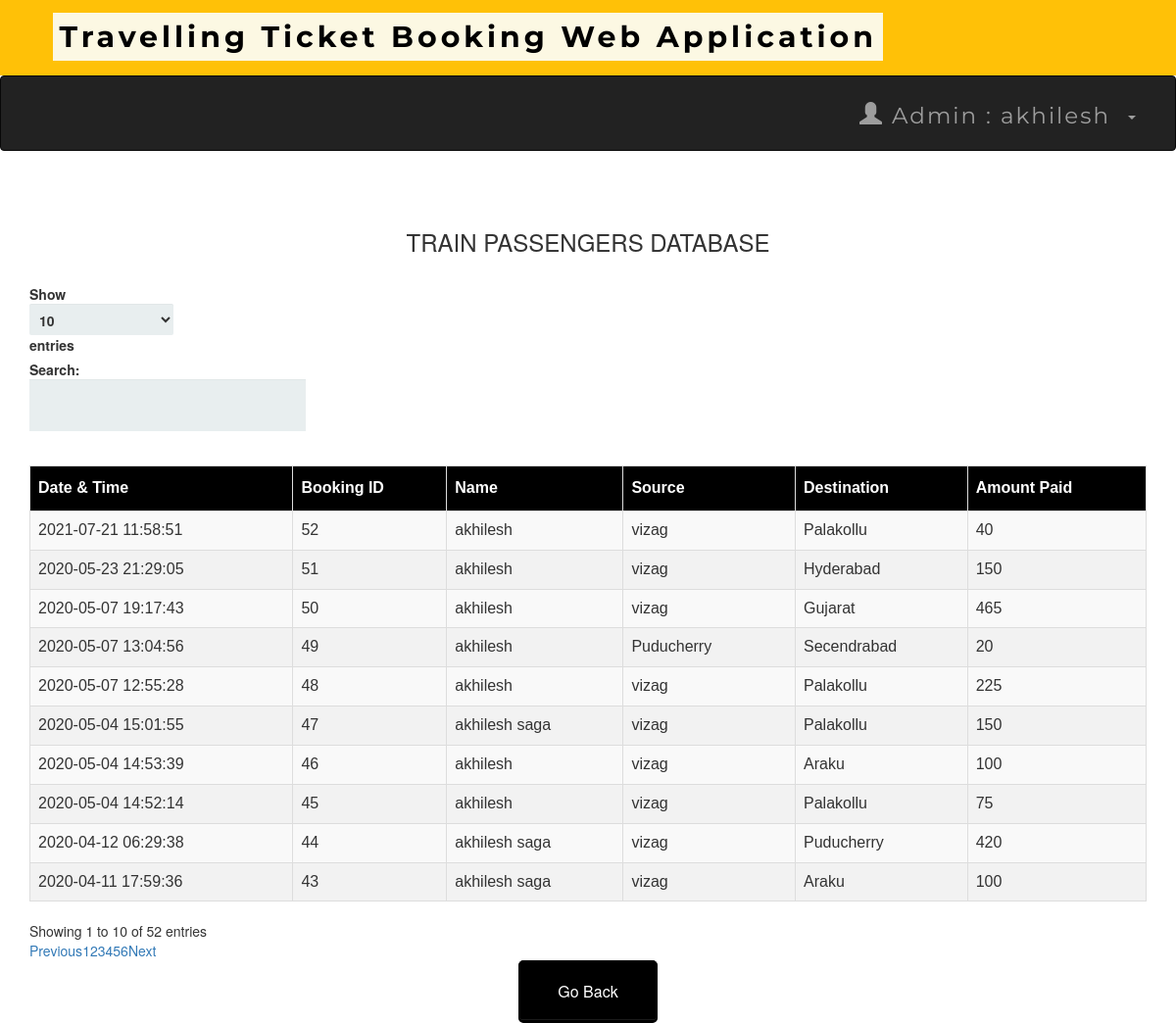
/admintraindb.php (signed in), run on the app's committed database.
### tables this page shows
CREATE TABLE `transactions` (
  `T_No.` int(10) NOT NULL,
  `email` varchar(50) NOT NULL,
  `source` varchar(50) NOT NULL,
  `dest` varchar(50) NOT NULL,
  `Name` varchar(50) NOT NULL,
  `Class` varchar(25) NOT NULL,
  `Type` varchar(25) NOT NULL,
  `NoOfpass` int(11) NOT NULL,
  `card_no` int(25) NOT NULL,
  `expmonth` int(2) NOT NULL,
  `expyear` int(2) NOT NULL,
  `cvv` int(3) NOT NULL,
  `pin` int(4) NOT NULL,
  `Date` datetime NOT NULL DEFAULT current_timestamp(),
  `Amt` int(10) NOT NULL,
  `Route` varchar(25) NOT NULL
);

### admintraindb.php (the view, shortened to what this page needs)
<?php
include 'connect.php' ;
include 'adminheader.php';
?>
 <!DOCTYPE html>
 <html>
 <link rel='stylesheet' href='index.css'>
      <head>
           <link rel="stylesheet" href="https://maxcdn.bootstrapcdn.com/bootstrap/3.3.6/css/bootstrap.min.css" />
           <link rel="stylesheet" href="https://cdn.datatables.net/1.10.12/css/dataTables.bootstrap.min.css" />
      </head>
      <body>
           <br /><br />
           <div class="container">
                <h3 align="center">TRAIN PASSENGERS DATABASE</h3>
                <br />
                <div class="table-responsive">
                     <table id="data" class="table table-striped table-bordered">
                          <thead>
                               <tr>
                                    <th> Date & Time</th>
                                    <th> Booking ID  </th>
                                    <th> Name </th>
                                    <th> Source </th>
                                    <th> Destination </th>
                                    <th> Amount Paid</th>
                               </tr>
                          </thead>
                          <tbody>
  <?php
   $result = mysqli_query($connect , "select * From transactions");
  while ($row = mysqli_fetch_assoc($result)):
  ?>
  <tr>
    <td><?php echo $row['Date']; ?></td>
    <td><?php echo $row['T_No.']; ?></td>
    <td><?php echo $row['Name']; ?></td>
    <td><?php echo $row['source']; ?></td>
    <td><?php echo $row['dest']; ?></td>
    <td><?php echo $row['Amt']; ?></td>
    </tr>
  <?php endwhile; ?>
</tbody>
                     </table>
                </div>
           </div>
      </body>
 </html>
<table align='center'>
<tr>
  <td><a href='admin.php'><button style="background-color: black ; border-color:black "  ><span style="color:white">Go Back </span> </button></a></td>
 </tr>

### adminheader.php (shortened to what this page needs)
<head>
  <link rel="stylesheet" href="https://maxcdn.bootstrapcdn.com/bootstrap/3.4.0/css/bootstrap.min.css">
  <link rel="stylesheet" href="https://maxcdn.bootstrapcdn.com/bootstrap/3.4.1/css/bootstrap.min.css">
   <link rel="stylesheet" href="https://maxcdn.bootstrapcdn.com/bootstrap/3.4.1/css/bootstrap.min.css">
</head>
<nav  class="navvvvvvbar navvvvvvbar-default navvvvvvbar-fixed-top">
      <div  class="  navvvvvvbar-brand navvvvvvbar-center"><b>&nbsp&nbsp&nbsp<mark>Travelling Ticket Booking Web Application</mark></b>
</nav>
<nav class="navbar navbar-inverse">
  <div class="container-fluid">
    <div class="collapse navbar-collapse " id="myNavbar">
      <ul class="nav navbar-nav navbar-right">
         <li class="dropdown"><a class="dropdown-toggle" data-toggle="dropdown" href="#"><span class="glyphicon glyphicon-user"></span>
        Admin : <?php  echo " ". $_SESSION['name'] ."" ?> &nbsp<span class="caret"></span></a>
              </div>
    </div>
</nav>
</html>

### index.css (style rules this page uses)
*, *:before, *:after { -moz-box-sizing: border-box; -webkit-box-sizing: border-box; box-sizing: border-box; }
a { text-decoration:none; }
td { text-align: center; }
button { padding: 19px 39px 18px 39px; color: #FFF; background-color: #a8db34; font-size: 18px; text-align: center; font-style: normal; border-radius: 5px; width: 100%; border: 1px solid #71db34; border-width: 1px 1px 3px; box-shadow: 0 -1px 0 rgba(255,255,255,0.1) inset; margin-bottom: 10px; }

### adminheader.php (style rules this page uses)
.navbar { margin-bottom: 50px; border-radius: 0; font-family: Montserrat, sans-serif; margin-bottom: 0; border: 0; font-size: 23px !important; letter-spacing: 2px; opacity: 2; padding: 10px; }
.navvvvvvbar { font-family: Montserrat, sans-serif; margin-bottom: 0; background-color: #FFC107; border: 0; font-size: 30px !important; letter-spacing: 4px; text-align: left; padding: 17px; color:black; font-weight: 40000; }

### admintraindb.php (style rules this page uses)
table#data { font-size:16px; font-family: "Trebuchet MS", Arial, Helvetica, sans-serif; border-collapse: collapse; border-spacing: 0; width: 100%; }
#data td, #data th { border: 1px solid #ddd; text-align: left; padding: 8px; }
#data tr:nth-child(even) { background-color: #f2f2f2 }
#data th { padding-top: 11px; padding-bottom: 11px; background-color: black; color: white; }

### data on the page
transactions: Date "2020-04-11 17:59:36", value "43", Name "akhilesh saga", source "vizag", dest "Araku", Amt "100"
transactions: Date "2020-04-12 06:29:38", value "44", Name "akhilesh saga", source "vizag", dest "Puducherry", Amt "420"
transactions: Date "2020-05-04 14:52:14", value "45", Name "akhilesh", source "vizag", dest "Palakollu", Amt "75"
transactions: Date "2020-05-04 14:53:39", value "46", Name "akhilesh", source "vizag", dest "Araku", Amt "100"
transactions: Date "2020-05-04 15:01:55", value "47", Name "akhilesh saga", source "vizag", dest "Palakollu", Amt "150"
transactions: Date "2020-05-07 12:55:28", value "48", Name "akhilesh", source "vizag", dest "Palakollu", Amt "225"
transactions: Date "2020-05-07 13:04:56", value "49", Name "akhilesh", source "Puducherry", dest "Secendrabad", Amt "20"
transactions: Date "2020-05-07 19:17:43", value "50", Name "akhilesh", source "vizag", dest "Gujarat", Amt "465"
transactions: Date "2020-05-23 21:29:05", value "51", Name "akhilesh", source "vizag", dest "Hyderabad", Amt "150"
transactions: Date "2021-07-21 11:58:51", value "52", Name "akhilesh", source "vizag", dest "Palakollu", Amt "40"

### other printed values
$_SESSION['name'] "akhilesh"
